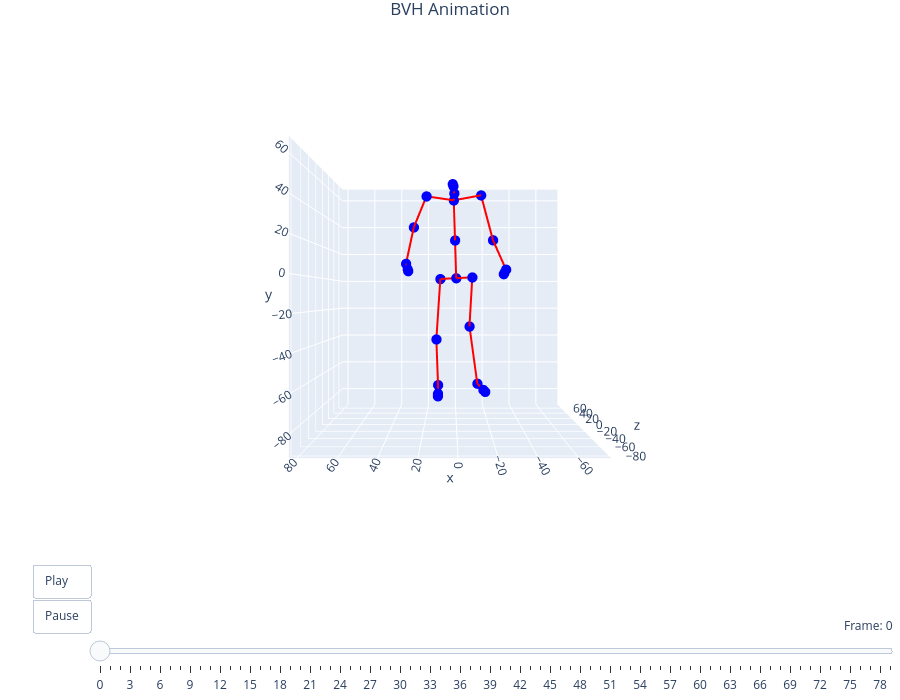

The cell this chart's notebook holds for it:
### Code cell
filename = "shrug"
viewer = preview_bvh(f'bvh/{filename}.bvh', True, True)

### Figure 1 — Plotly figure (JSON) as saved in the notebook; plotly's stock layout.template omitted (floating-point values rounded to 4 significant figures)
{"data": [{"hoverinfo": "text", "marker": {"color": "blue", "size": 6}, "mode": "markers", "showlegend": false, "text": ["mixamorig:Hips", "mixamorig:Spine", "mixamorig:Spine2", "mixamorig:Neck", "mixamorig:Head", "mixamorig:Head_end", "mixamorig:LeftShoulder", "mixamorig:LeftArm", "mixamorig:LeftForeArm", "mixamorig:LeftHand", "mixamorig:LeftHand_end", "mixamorig:RightShoulder", "mixamorig:RightArm", "mixamorig:RightForeArm", "mixamorig:RightHand", "mixamorig:RightHand_end", "mixamorig:LeftUpLeg", "mixamorig:LeftLeg", "mixamorig:LeftFoot", "mixamorig:LeftToeBase", "mixamorig:LeftToeBase_end", "mixamorig:RightUpLeg", "mixamorig:RightLeg", "mixamorig:RightFoot", "mixamorig:RightToeBase", "mixamorig:RightToeBase_end"], "type": "scatter3d", "x": [0.1112, 0.9372, 1.763, 1.512, 2.04, 2.434, 17.78, 25.31, 29.75, 28.71, 28.4, -14.58, -21.75, -29.1, -27.71, -27.3, 10.12, 12.61, 11.95, 11.97, 11.97, -9.9, -8.374, -14.16, -17.72, -18.79], "y": [0.1409, 22.93, 45.72, 49.59, 53.7, 54.91, 47.26, 29.33, 7.793, 4.437, 3.43, 49.21, 22.36, 4.523, 2.352, 1.701, -0.3043, -38.37, -70.07, -75.07, -76.57, 0.5861, -30.39, -69.31, -72.27, -73.16], "z": [0.09413, -10.85, -21.78, -23.59, -24.58, -24.62, -27.31, -25.32, -27.16, -28.57, -28.99, -18.6, -18.3, -23.93, -27.69, -28.81, 2.582, 1.843, 23.03, 18.46, 17.09, -2.394, 5.548, 24.31, 16.02, 13.53]}, {"hoverinfo": "none", "line": {"color": "red", "width": 4}, "mode": "lines", "showlegend": false, "type": "scatter3d", "x": [0.9372, 0.1112, null, 1.763, 0.9372, null, 1.512, 1.763, null, 2.04, 1.512, null, 2.434, 2.04, null, 17.78, 1.763, null, 25.31, 17.78, null, 29.75, 25.31, null, 28.71, 29.75, null, 28.4, 28.71, null, -14.58, 1.763, null, -21.75, -14.58, null, -29.1, -21.75, null, -27.71, -29.1, null, -27.3, -27.71, null, 10.12, 0.1112, null, 12.61, 10.12, null, 11.95, 12.61, null, 11.97, 11.95, null, 11.97, 11.97, null, -9.9, 0.1112, null, -8.374, -9.9, null, -14.16, -8.374, null, -17.72, -14.16, null, -18.79, -17.72, null], "y": [22.93, 0.1409, null, 45.72, 22.93, null, 49.59, 45.72, null, 53.7, 49.59, null, 54.91, 53.7, null, 47.26, 45.72, null, 29.33, 47.26, null, 7.793, 29.33, null, 4.437, 7.793, null, 3.43, 4.437, null, 49.21, 45.72, null, 22.36, 49.21, null, 4.523, 22.36, null, 2.352, 4.523, null, 1.701, 2.352, null, -0.3043, 0.1409, null, -38.37, -0.3043, null, -70.07, -38.37, null, -75.07, -70.07, null, -76.57, -75.07, null, 0.5861, 0.1409, null, -30.39, 0.5861, null, -69.31, -30.39, null, -72.27, -69.31, null, -73.16, -72.27, null], "z": [-10.85, 0.09413, null, -21.78, -10.85, null, -23.59, -21.78, null, -24.58, -23.59, null, -24.62, -24.58, null, -27.31, -21.78, null, -25.32, -27.31, null, -27.16, -25.32, null, -28.57, -27.16, null, -28.99, -28.57, null, -18.6, -21.78, null, -18.3, -18.6, null, -23.93, -18.3, null, -27.69, -23.93, null, -28.81, -27.69, null, 2.582, 0.09413, null, 1.843, 2.582, null, 23.03, 1.843, null, 18.46, 23.03, null, 17.09, 18.46, null, -2.394, 0.09413, null, 5.548, -2.394, null, 24.31, 5.548, null, 16.02, 24.31, null, 13.53, 16.02, null]}], "layout": {"height": 700, "margin": {"b": 0, "l": 0, "r": 0, "t": 30}, "scene": {"aspectmode": "cube", "camera": {"center": {"x": 0, "y": 0, "z": 0}, "eye": {"x": 0, "y": 0, "z": -2.5}, "up": {"x": 0, "y": 1, "z": 0}}, "xaxis": {"range": [-76.08, 84.09]}, "yaxis": {"range": [-91.77, 68.39]}, "zaxis": {"range": [-84.28, 75.89]}}, "sliders": [{"active": 0, "currentvalue": {"prefix": "Frame: ", "visible": true, "xanchor": "right"}, "len": 0.9, "pad": {"b": 10, "t": 50}, "steps": [{"args": [["frame_0"], {"frame": {"duration": 0, "redraw": true}, "mode": "immediate"}], "label": "0", "method": "animate"}, {"args": [["frame_1"], {"frame": {"duration": 0, "redraw": true}, "mode": "immediate"}], "label": "1", "method": "animate"}, {"args": [["frame_2"], {"frame": {"duration": 0, "redraw": true}, "mode": "immediate"}], "label": "2", "method": "animate"}, {"args": [["frame_3"], {"frame": {"duration": 0, "redraw": true}, "mode": "immediate"}], "label": "3", "method": "animate"}, {"args": [["frame_4"], {"frame": {"duration": 0, "redraw": true}, "mode": "immediate"}], "label": "4", "method": "animate"}, {"args": [["frame_5"], {"frame": {"duration": 0, "redraw": true}, "mode": "immediate"}], "label": "5", "method": "animate"}, {"args": [["frame_6"], {"frame": {"duration": 0, "redraw": true}, "mode": "immediate"}], "label": "6", "method": "animate"}, {"args": [["frame_7"], {"frame": {"duration": 0, "redraw": true}, "mode": "immediate"}], "label": "7", "method": "animate"}, {"args": [["frame_8"], {"frame": {"duration": 0, "redraw": true}, "mode": "immediate"}], "label": "8", "method": "animate"}, {"args": [["frame_9"], {"frame": {"duration": 0, "redraw": true}, "mode": "immediate"}], "label": "9", "method": "animate"}, {"args": [["frame_10"], {"frame": {"duration": 0, "redraw": true}, "mode": "immediate"}], "label": "10", "method": "animate"}, {"args": [["frame_11"], {"frame": {"duration": 0, "redraw": true}, "mode": "immediate"}], "label": "11", "method": "animate"}, {"args": [["frame_12"], {"frame": {"duration": 0, "redraw": true}, "mode": "immediate"}], "label": "12", "method": "animate"}, {"args": [["frame_13"], {"frame": {"duration": 0, "redraw": true}, "mode": "immediate"}], "label": "13", "method": "animate"}, {"args": [["frame_14"], {"frame": {"duration": 0, "redraw": true}, "mode": "immediate"}], "label": "14", "method": "animate"}, {"args": [["frame_15"], {"frame": {"duration": 0, "redraw": true}, "mode": "immediate"}], "label": "15", "method": "animate"}, {"args": [["frame_16"], {"frame": {"duration": 0, "redraw": true}, "mode": "immediate"}], "label": "16", "method": "animate"}, {"args": [["frame_17"], {"frame": {"duration": 0, "redraw": true}, "mode": "immediate"}], "label": "17", "method": "animate"}, {"args": [["frame_18"], {"frame": {"duration": 0, "redraw": true}, "mode": "immediate"}], "label": "18", "method": "animate"}, {"args": [["frame_19"], {"frame": {"duration": 0, "redraw": true}, "mode": "immediate"}], "label": "19", "method": "animate"}, {"args": [["frame_20"], {"frame": {"duration": 0, "redraw": true}, "mode": "immediate"}], "label": "20", "method": "animate"}, {"args": [["frame_21"], {"frame": {"duration": 0, "redraw": true}, "mode": "immediate"}], "label": "21", "method": "animate"}, {"args": [["frame_22"], {"frame": {"duration": 0, "redraw": true}, "mode": "immediate"}], "label": "22", "method": "animate"}, {"args": [["frame_23"], {"frame": {"duration": 0, "redraw": true}, "mode": "immediate"}], "label": "23", "method": "animate"}, {"args": [["frame_24"], {"frame": {"duration": 0, "redraw": true}, "mode": "immediate"}], "label": "24", "method": "animate"}, {"args": [["frame_25"], {"frame": {"duration": 0, "redraw": true}, "mode": "immediate"}], "label": "25", "method": "animate"}, {"args": [["frame_26"], {"frame": {"duration": 0, "redraw": true}, "mode": "immediate"}], "label": "26", "method": "animate"}, {"args": [["frame_27"], {"frame": {"duration": 0, "redraw": true}, "mode": "immediate"}], "label": "27", "method": "animate"}, {"args": [["frame_28"], {"frame": {"duration": 0, "redraw": true}, "mode": "immediate"}], "label": "28", "method": "animate"}, {"args": [["frame_29"], {"frame": {"duration": 0, "redraw": true}, "mode": "immediate"}], "label": "29", "method": "animate"}, {"args": [["frame_30"], {"frame": {"duration": 0, "redraw": true}, "mode": "immediate"}], "label": "30", "method": "animate"}, {"args": [["frame_31"], {"frame": {"duration": 0, "redraw": true}, "mode": "immediate"}], "label": "31", "method": "animate"}, {"args": [["frame_32"], {"frame": {"duration": 0, "redraw": true}, "mode": "immediate"}], "label": "32", "method": "animate"}, {"args": [["frame_33"], {"frame": {"duration": 0, "redraw": true}, "mode": "immediate"}], "label": "33", "method": "animate"}, {"args": [["frame_34"], {"frame": {"duration": 0, "redraw": true}, "mode": "immediate"}], "label": "34", "method": "animate"}, {"args": [["frame_35"], {"frame": {"duration": 0, "redraw": true}, "mode": "immediate"}], "label": "35", "method": "animate"}, {"args": [["frame_36"], {"frame": {"duration": 0, "redraw": true}, "mode": "immediate"}], "label": "36", "method": "animate"}, {"args": [["frame_37"], {"frame": {"duration": 0, "redraw": true}, "mode": "immediate"}], "label": "37", "method": "animate"}, {"args": [["frame_38"], {"frame": {"duration": 0, "redraw": true}, "mode": "immediate"}], "label": "38", "method": "animate"}, {"args": [["frame_39"], {"frame": {"duration": 0, "redraw": true}, "mode": "immediate"}], "label": "39", "method": "animate"}, {"args": [["frame_40"], {"frame": {"duration": 0, "redraw": true}, "mode": "immediate"}], "label": "40", "method": "animate"}, {"args": [["frame_41"], {"frame": {"duration": 0, "redraw": true}, "mode": "immediate"}], "label": "41", "method": "animate"}, {"args": [["frame_42"], {"frame": {"duration": 0, "redraw": true}, "mode": "immediate"}], "label": "42", "method": "animate"}, {"args": [["frame_43"], {"frame": {"duration": 0, "redraw": true}, "mode": "immediate"}], "label": "43", "method": "animate"}, {"args": [["frame_44"], {"frame": {"duration": 0, "redraw": true}, "mode": "immediate"}], "label": "44", "method": "animate"}, {"args": [["frame_45"], {"frame": {"duration": 0, "redraw": true}, "mode": "immediate"}], "label": "45", "method": "animate"}, {"args": [["frame_46"], {"frame": {"duration": 0, "redraw": true}, "mode": "immediate"}], "label": "46", "method": "animate"}, {"args": [["frame_47"], {"frame": {"duration": 0, "redraw": true}, "mode": "immediate"}], "label": "47", "method": "animate"}, {"args": [["frame_48"], {"frame": {"duration": 0, "redraw": true}, "mode": "immediate"}], "label": "48", "method": "animate"}, {"args": [["frame_49"], {"frame": {"duration": 0, "redraw": true}, "mode": "immediate"}], "label": "49", "method": "animate"}, {"args": [["frame_50"], {"frame": {"duration": 0, "redraw": true}, "mode": "immediate"}], "label": "50", "method": "animate"}, {"args": [["frame_51"], {"frame": {"duration": 0, "redraw": true}, "mode": "immediate"}], "label": "51", "method": "animate"}, {"args": [["frame_52"], {"frame": {"duration": 0, "redraw": true}, "mode": "immediate"}], "label": "52", "method": "animate"}, {"args": [["frame_53"], {"frame": {"duration": 0, "redraw": true}, "mode": "immediate"}], "label": "53", "method": "animate"}, {"args": [["frame_54"], {"frame": {"duration": 0, "redraw": true}, "mode": "immediate"}], "label": "54", "method": "animate"}, {"args": [["frame_55"], {"frame": {"duration": 0, "redraw": true}, "mode": "immediate"}], "label": "55", "method": "animate"}, {"args": [["frame_56"], {"frame": {"duration": 0, "redraw": true}, "mode": "immediate"}], "label": "56", "method": "animate"}, {"args": [["frame_57"], {"frame": {"duration": 0, "redraw": true}, "mode": "immediate"}], "label": "57", "method": "animate"}, {"args": [["frame_58"], {"frame": {"duration": 0, "redraw": true}, "mode": "immediate"}], "label": "58", "method": "animate"}, {"args": [["frame_59"], {"frame": {"duration": 0, "redraw": true}, "mode": "immediate"}], "label": "59", "method": "animate"}, {"args": [["frame_60"], {"frame": {"duration": 0, "redraw": true}, "mode": "immediate"}], "label": "60", "method": "animate"}, {"args": [["frame_61"], {"frame": {"duration": 0, "redraw": true}, "mode": "immediate"}], "label": "61", "method": "animate"}, {"args": [["frame_62"], {"frame": {"duration": 0, "redraw": true}, "mode": "immediate"}], "label": "62", "method": "animate"}, {"args": [["frame_63"], {"frame": {"duration": 0, "redraw": true}, "mode": "immediate"}], "label": "63", "method": "animate"}, {"args": [["frame_64"], {"frame": {"duration": 0, "redraw": true}, "mode": "immediate"}], "label": "64", "method": "animate"}, {"args": [["frame_65"], {"frame": {"duration": 0, "redraw": true}, "mode": "immediate"}], "label": "65", "method": "animate"}, {"args": [["frame_66"], {"frame": {"duration": 0, "redraw": true}, "mode": "immediate"}], "label": "66", "method": "animate"}, {"args": [["frame_67"], {"frame": {"duration": 0, "redraw": true}, "mode": "immediate"}], "label": "67", "method": "animate"}, {"args": [["frame_68"], {"frame": {"duration": 0, "redraw": true}, "mode": "immediate"}], "label": "68", "method": "animate"}, {"args": [["frame_69"], {"frame": {"duration": 0, "redraw": true}, "mode": "immediate"}], "label": "69", "method": "animate"}, {"args": [["frame_70"], {"frame": {"duration": 0, "redraw": true}, "mode": "immediate"}], "label": "70", "method": "animate"}, {"args": [["frame_71"], {"frame": {"duration": 0, "redraw": true}, "mode": "immediate"}], "label": "71", "method": "animate"}, {"args": [["frame_72"], {"frame": {"duration": 0, "redraw": true}, "mode": "immediate"}], "label": "72", "method": "animate"}, {"args": [["frame_73"], {"frame": {"duration": 0, "redraw": true}, "mode": "immediate"}], "label": "73", "method": "animate"}, {"args": [["frame_74"], {"frame": {"duration": 0, "redraw": true}, "mode": "immediate"}], "label": "74", "method": "animate"}, {"args": [["frame_75"], {"frame": {"duration": 0, "redraw": true}, "mode": "immediate"}], "label": "75", "method": "animate"}, {"args": [["frame_76"], {"frame": {"duration": 0, "redraw": true}, "mode": "immediate"}], "label": "76", "method": "animate"}, {"args": [["frame_77"], {"frame": {"duration": 0, "redraw": true}, "mode": "immediate"}], "label": "77", "method": "animate"}, {"args": [["frame_78"], {"frame": {"duration": 0, "redraw": true}, "mode": "immediate"}], "label": "78", "method": "animate"}, {"args": [["frame_79"], {"frame": {"duration": 0, "redraw": true}, "mode": "immediate"}], "label": "79", "method": "animate"}], "x": 0.1, "xanchor": "left", "y": 0, "yanchor": "top"}], "title": {"text": "BVH Animation", "x": 0.5, "xanchor": "center"}, "updatemenus": [{"buttons": [{"args": [null, {"frame": {"duration": 83, "redraw": true}, "fromcurrent": true, "mode": "immediate"}], "label": "Play", "method": "animate"}, {"args": [[null], {"frame": {"duration": 0, "redraw": false}, "mode": "immediate"}], "label": "Pause", "method": "animate"}], "showactive": false, "type": "buttons", "x": 0.1, "xanchor": "right", "y": 0, "yanchor": "top"}]}}
